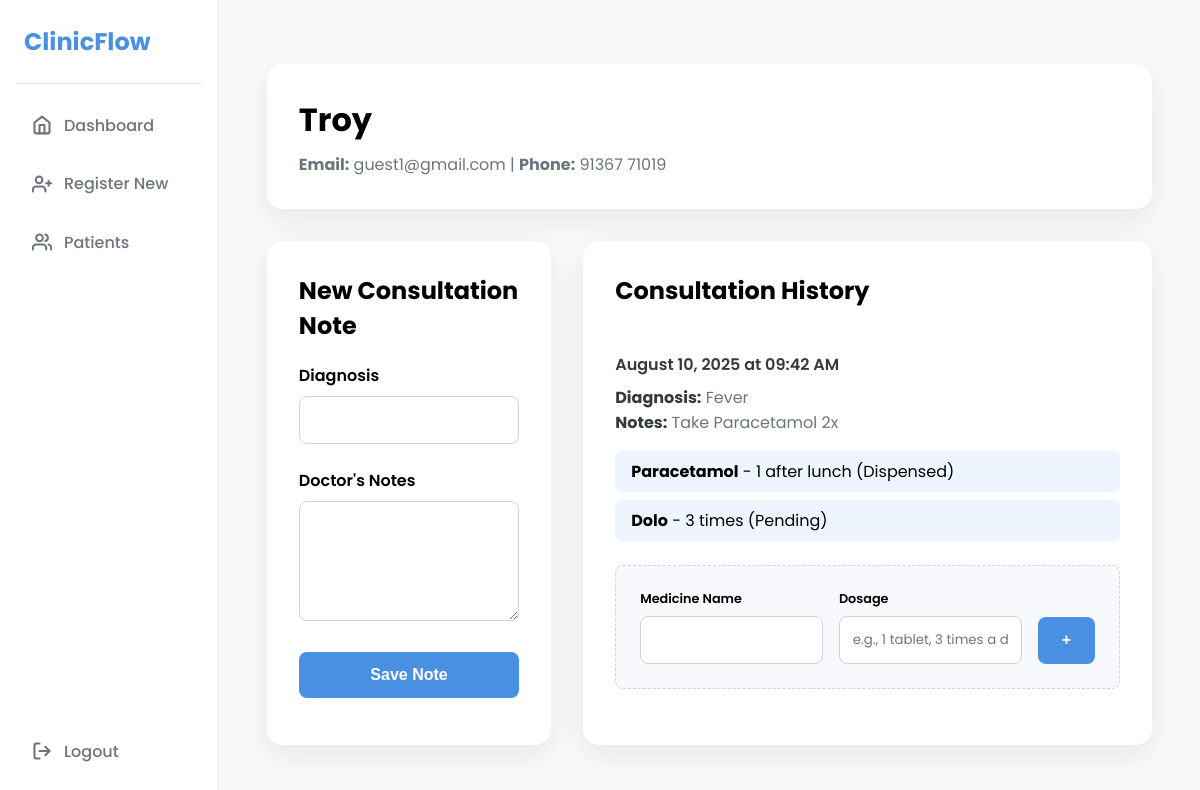
The page /patient/1 (signed in) on the database its author committed.
### app.py (models this page shows)
class Patient(db.Model):
    id = db.Column(db.Integer, primary_key=True)
    name = db.Column(db.String(100), nullable=False)
    email = db.Column(db.String(100), unique=True, nullable=False)
    phone_number = db.Column(db.String(15), unique=True, nullable=True)
    consultations = db.relationship('Consultation', backref='patient', lazy=True, cascade="all, delete-orphan")

class Consultation(db.Model):
    id = db.Column(db.Integer, primary_key=True)
    consultation_date = db.Column(db.DateTime, nullable=False, default=db.func.now())
    doctor_notes = db.Column(db.Text, nullable=False)
    diagnosis = db.Column(db.String(200), nullable=False)
    patient_id = db.Column(db.Integer, db.ForeignKey('patient.id'), nullable=False)
    prescriptions = db.relationship('Prescription', backref='consultation', lazy=True, cascade="all, delete-orphan")

class Prescription(db.Model):
    id = db.Column(db.Integer, primary_key=True)
    medicine_name = db.Column(db.String(100), nullable=False)
    dosage = db.Column(db.String(100), nullable=False)
    status = db.Column(db.String(20), nullable=False, default='Pending')
    consultation_id = db.Column(db.Integer, db.ForeignKey('consultation.id'), nullable=False)

### app.py (the view)
@app.route('/patient/<int:patient_id>')
@login_required
@role_required('doctor')
def patient_detail(patient_id):
    patient = Patient.query.get_or_404(patient_id)
    return render_template('patient_detail.html', patient=patient)

### app.py (called while the page is built)
@login_manager.user_loader
def load_user(user_id):
    return User.query.get(int(user_id))

def role_required(role):
    def decorator(f):
        @wraps(f)
        def decorated_function(*args, **kwargs):
            if not current_user.is_authenticated or current_user.role != role:
                flash('You do not have permission to access this page.', 'danger')
                return redirect(url_for('patient_list'))
            return f(*args, **kwargs)
        return decorated_function
    return decorator

### templates/patient_detail.html (shortened to what this page needs)
{% extends "base.html" %}
{% block content %}
<div class="container">
    <div class="patient-header">
        <h1>{{ patient.name }}</h1>
        <p><strong>Email:</strong> {{ patient.email }} | <strong>Phone:</strong> {{ patient.phone_number or 'N/A' }}</p>
    </div>
    <div class="grid-container">
        <div class="form-card">
            <h2>New Consultation Note</h2>
            <form action="{{ url_for('add_consultation', patient_id=patient.id) }}" method="POST">
                <div class="form-group">
                    <label for="diagnosis">Diagnosis</label>
                    <input type="text" id="diagnosis" name="diagnosis" required>
                </div>
                <div class="form-group">
                    <label for="doctor_notes">Doctor's Notes</label>
                    <textarea id="doctor_notes" name="doctor_notes" required></textarea>
                </div>
                <button type="submit" class="btn btn-full">Save Note</button>
            </form>
        </div>
        <div class="history-card">
            <h2>Consultation History</h2>
            {% if patient.consultations %}
                {% for consultation in patient.consultations|reverse %}
                    <div class="consultation-item">
                        <div class="consultation-date">{{ consultation.consultation_date.strftime('%B %d, %Y at %I:%M %p') }}</div>
                        <div class="consultation-details">
                            <strong>Diagnosis:</strong> {{ consultation.diagnosis }}<br>
                            <strong>Notes:</strong> {{ consultation.doctor_notes }}
                        </div>
                        {% if consultation.prescriptions %}
                        <ul class="prescription-list">
                            {% for med in consultation.prescriptions %}
                            <li><strong>{{ med.medicine_name }}</strong> - {{ med.dosage }} ({{ med.status }})</li>
                            {% endfor %}
                        </ul>
                        {% endif %}
                        <div class="prescription-form">
                            <form action="{{ url_for('add_prescription', consultation_id=consultation.id) }}" method="POST" style="display: flex; gap: 1rem; align-items: flex-end;">
                                <div style="flex-grow: 1;">
                                    <label style="font-size: 0.8rem;">Medicine Name</label>
                                    <input type="text" name="medicine_name" required>
                                </div>
                                <div style="flex-grow: 1;">
                                    <label style="font-size: 0.8rem;">Dosage</label>
                                    <input type="text" name="dosage" placeholder="e.g., 1 tablet, 3 times a day" required>
                                </div>
                                <button type="submit" class="btn">+</button>
                            </form>
                        </div>
                    </div>
                {% endfor %}
            {% else %}
                <p>No past consultations found for this patient.</p>
            {% endif %}
        </div>
    </div>
</div>
{% endblock %}

### templates/base.html (style rules this page uses)
:root { --primary-color: #4A90E2; --primary-hover: #4281CB; --background-color: #F8F9FA; --card-background: #ffffff; --text-color: #343A40; --muted-text-color: #6C757D; --border-color: #CED4DA; --success-color: #28a745; --success-bg: #e9f7ef; }
body { font-family: 'Poppins', sans-serif; background-color: var(--background-color); margin: 0; min-height: 100vh; display: flex; }

### templates/patient_detail.html (style rules this page uses)
.container { max-width: 1200px; margin: 2rem auto; }
.patient-header { background-color: var(--card-background); padding: 2rem; border-radius: 16px; box-shadow: 0 10px 30px rgba(0,0,0,0.08); margin-bottom: 2rem; }
.patient-header h1 { margin: 0; }
.patient-header p { color: var(--muted-text-color); margin: 0.5rem 0 0; }
.grid-container { display: grid; grid-template-columns: 1fr 2fr; gap: 2rem; }
.form-card, .history-card { background-color: var(--card-background); padding: 2rem; border-radius: 16px; box-shadow: 0 10px 30px rgba(0,0,0,0.08); }
h2 { margin-top: 0; }
.form-group { margin-bottom: 1.5rem; }
label { display: block; margin-bottom: 0.5rem; font-weight: 600; }
input, textarea, select { width: 100%; padding: 0.8rem; border: 1px solid var(--border-color); border-radius: 8px; box-sizing: border-box; font-family: 'Poppins', sans-serif; }
textarea { resize: vertical; min-height: 120px; }
.btn { display: inline-block; width: auto; padding: 0.9rem 1.5rem; border: none; background-color: var(--primary-color); color: white; font-size: 1rem; font-weight: 600; border-radius: 8px; cursor: pointer; transition: background-color 0.3s; }
.btn-full { width: 100%; }
.consultation-item { border-bottom: 1px solid var(--border-color); padding: 1.5rem 0; }
.consultation-item:last-child { border-bottom: none; }
.consultation-date { font-weight: 600; color: var(--text-color); }
.consultation-details { color: var(--muted-text-color); margin-top: 0.5rem; }
.consultation-details strong { color: var(--text-color); }
.prescription-form { background-color: #f7f9fc; padding: 1.5rem; margin-top: 1.5rem; border-radius: 8px; border: 1px dashed var(--border-color); }
.prescription-list { list-style: none; padding-left: 0; margin-top: 1rem; }
.prescription-list li { background-color: #eef5ff; padding: 0.5rem 1rem; border-radius: 6px; margin-bottom: 0.5rem; }

### rows shown on the page
Patient: name "Troy", email "guest1@gmail.com", phone_number "91367 71019"
Consultation: consultation_date "August 10, 2025 at 09:42 AM", diagnosis "Fever", doctor_notes "Take Paracetamol 2x"
Prescription: medicine_name "Paracetamol", dosage "1 after lunch", status "Dispensed"
Prescription: medicine_name "Dolo", dosage "3 times", status "Pending"
